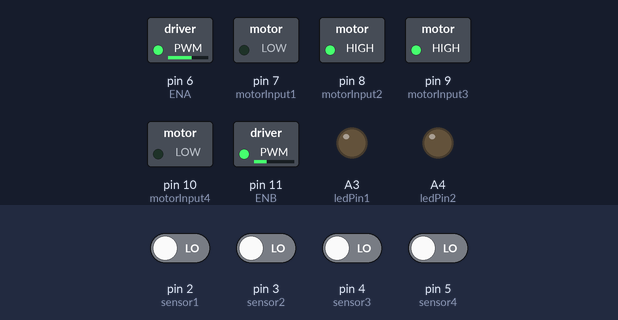
Recording of a sketch running on a simulated Arduino Uno, built with avr-gcc and run on an emulated ATmega328P. On the bench: switched loads named in the sketch (green lamp = pin HIGH), output pins drawn as LEDs (lit = HIGH). Inputs (shaded band) come from the test bench; at power-on: pin 2 (sensor1), pin 3 (sensor2), pin 4 (sensor3), pin 5 (sensor4) LOW. What the sketch prints to the serial monitor is not drawn.

Above: at 2.7 s.
2.8 s: pin 2 (sensor1) driven HIGH
At 3.8 s:
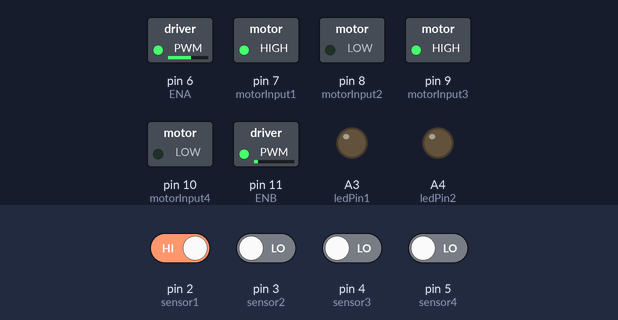
4.3 s: pin 3 (sensor2) driven HIGH
At 4.9 s:
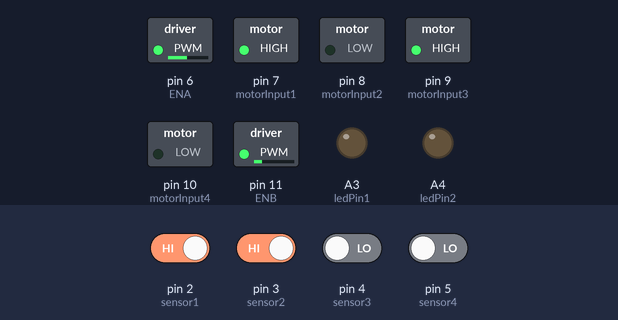
5.8 s: pin 4 (sensor3) driven HIGH
At 7.0 s:
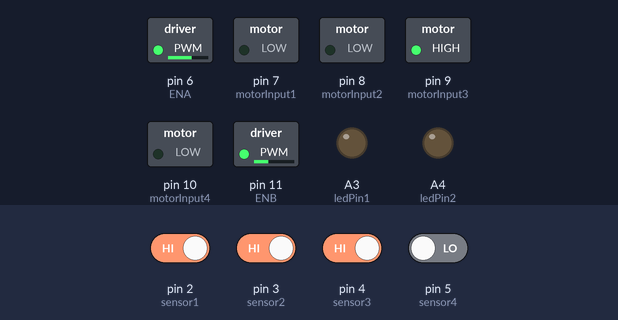
7.3 s: pin 5 (sensor4) driven HIGH
At 8.5 s:
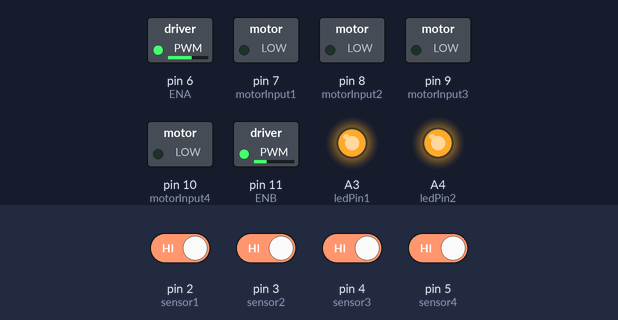
9.1 s: pin 2 (sensor1) driven LOW
At 9.6 s:
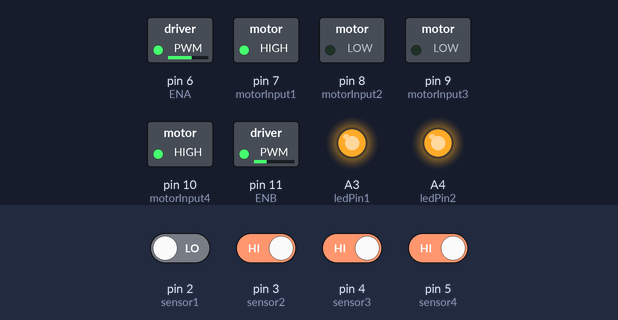
10.6 s: pin 3 (sensor2) driven LOW
At 11.9 s:
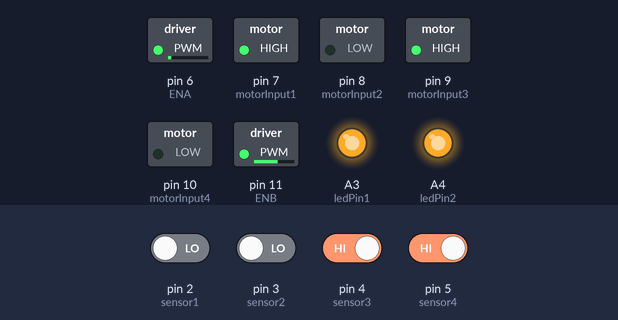
Timing chart, 0 to 13.1 s (numbered marks = the images above; inputs shaded):
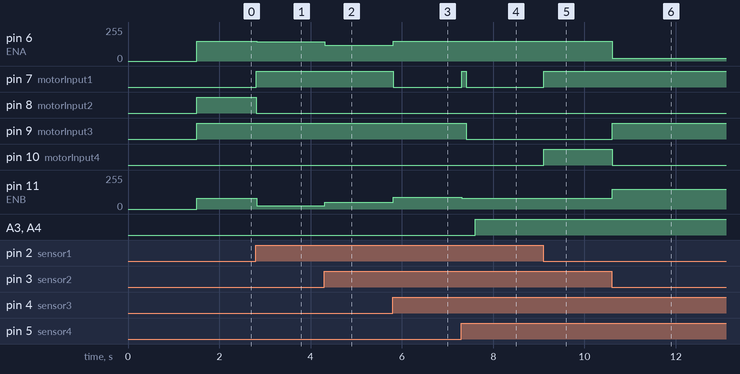

The sketch:

Line_Follower_Robot.ino
```cpp
// IR Sensors
int sensor1 = 2;      // Left most sensor
int sensor2 = 3;
int sensor3 = 4;
int sensor4 = 5;
//int sensor5 = 5;      // Right most sensor
// Initial Values of Sensors
int sensor[4] = {0, 0, 0, 0};

// Motor Variables
int ENA = 6;              //Motor Trái
int motorInput1 = 7;
int motorInput2 = 8;
int motorInput3 = 9;
int motorInput4 = 10;
int ENB = 11;             //Motor Phải

//Initial Speed of Motor
int initial_motor_speed = 100;

// Output Pins for Led
int ledPin1 = A3;
int ledPin2 = A4;

// PID Constants
float Kp = 25;
float Ki = 0;
float Kd = 15;

float error = 0, P = 0, I = 0, D = 0, PID_value = 0;
float previous_error = 0, previous_I = 0;

int flag = 0;

void setup()
{
  pinMode(sensor1, INPUT);
  pinMode(sensor2, INPUT);
  pinMode(sensor3, INPUT);
  pinMode(sensor4, INPUT);
  //pinMode(sensor5, INPUT);

  pinMode(motorInput1, OUTPUT);
  pinMode(motorInput2, OUTPUT);
  pinMode(motorInput3, OUTPUT);
  pinMode(motorInput4, OUTPUT);
  pinMode(ENA, OUTPUT);
  pinMode(ENB, OUTPUT);

  pinMode(ledPin1, OUTPUT);
  pinMode(ledPin2, OUTPUT);

  digitalWrite(ledPin1, LOW);
  digitalWrite(ledPin2, LOW);

  Serial.begin(9600);                     //setting serial monitor at a default baund rate of 9600
  delay(500);
  Serial.println("Started !!");
  delay(1000);
}
void loop()
{
  read_sensor_values();
  Serial.print(error);
  if (error == 100) {               // Rẽ Trái 90*    Make left turn untill it detects straight path
    //Serial.print("\t");
    //Serial.println("Left");
    //stop_bot();
    //delay(100);
    do {                            // Quay sang trái cho tới khi phát hiện ngay giữa line
      left();
      analogWrite(ENA, 150);        //Left Motor Speed
      analogWrite(ENB, 90);         //Right Motor Speed
      read_sensor_values();
    } while (error == 0);
    //stop_bot();
    //delay(200);
    //read_sensor_values();
  } else if (error == 101) {          // Rẽ Phải 90* Make right turn in case of it detects only right path (it will go into forward direction in case of staright and right "|--")
    // untill it detects straight path.
    //Serial.print("\t");
    //Serial.println("Right");
    //  Quay đầu về bên trái cho tới khi phát hiện line thì dừng lại
      //stop_bot();
      //delay(100);
      do {                          // Quay sang trái cho tới khi phát hiện ngay giữa line
        analogWrite(ENA, 150);        //Left Motor Speed
        analogWrite(ENB, 80);        //Right Motor Speed
        sharpRightTurn();
        read_sensor_values();
      } while (error == 0);
      //stop_bot();
      //delay(200);
      //read_sensor_values();
  } else if (error == 102) {          // Quay đầu về bên trái  Make left turn untill it detects straight path
    //Serial.print("\t");
    //Serial.println("Sharp Left Turn");
      //stop_bot();
      //delay(100);
      do {                              // Quay sang trái cho tới khi phát hiện ngay giữa line
      read_sensor_values();
      analogWrite(ENA, 150);        //Left Motor Speed
      analogWrite(ENB, 80);             //Right Motor Speed
      sharpLeftTurn();
      } while (error == 0);
      //stop_bot();
      //delay(200);
      //read_sensor_values();
  } else if (error == 103) {          // Make left turn untill it detects straight path or stop if dead end reached.
    stop_bot();
    //delay(100);
    if (flag == 0) {
      analogWrite(ENA, 150);        //Left Motor Speed
      analogWrite(ENB, 80);             //Right Motor Speed
      forward();
      delay(100);
      //stop_bot();
      read_sensor_values();
      if (error == 103) {             /**** Dead End Reached, Stop! ****/
        stop_bot();
        delay(200);
        digitalWrite(ledPin1, HIGH);
        digitalWrite(ledPin2, HIGH);
        flag = 1;
       } else {                        /**** Move Left ****/
        do {                                      // Quay sang trái cho tới khi phát hiện ngay giữa line
          //Serial.print("\t");
          //Serial.println("Left Here");
          analogWrite(ENA, 150);        //Left Motor Speed
          analogWrite(ENB, 80);        //Right Motor Speed
          sharpLeftTurn();
          read_sensor_values();
        } while (error == 0);
        //stop_bot();
        //delay(200);
        //read_sensor_values();
        }
    }
  }else {
    calculate_pid();                  // Tính giá trị PID
    motor_control();                  // Điều chỉnh motor theo giá trị PID mới tính, cho xe chạy thẳng
      }
}

void read_sensor_values()
{
  sensor[0] = digitalRead(sensor1);
  sensor[1] = digitalRead(sensor2);
  sensor[2] = digitalRead(sensor3);
  sensor[3] = digitalRead(sensor4);
  //sensor[4] = digitalRead(sensor5);
  /*
    Serial.print(sensor[0]);
    Serial.print("\t");
    Serial.print(sensor[1]);
    Serial.print("\t");
    Serial.print(sensor[2]);
    Serial.print("\t");
    Serial.println(sensor[3]);*/

  if ((sensor[0] == 1) && (sensor[1] == 0) && (sensor[2] == 0) && (sensor[3] == 0))       // lệch phải nhiều
    error = -3;
  else if ((sensor[0] == 1) && (sensor[1] == 1) && (sensor[2] == 0) && (sensor[3] == 0))
    error = -2;
  else if ((sensor[0] == 0) && (sensor[1] == 1) && (sensor[2] == 0) && (sensor[3] == 0))
    error = -1;
  else if ((sensor[0] == 0) && (sensor[1] == 1) && (sensor[2] == 1) && (sensor[3] == 0))  // ko lệch
    error = 0;
  else if ((sensor[0] == 0) && (sensor[1] == 0) && (sensor[2] == 1) && (sensor[3] == 0))
    error = 1;
  else if ((sensor[0] == 0) && (sensor[1] == 0) && (sensor[2] == 1) && (sensor[3] == 1))
    error = 2;
  else if ((sensor[0] == 0) && (sensor[1] == 0) && (sensor[2] == 0) && (sensor[3] == 1))  // lệch trái nhiều
    error = 3;
  else if ((sensor[0] == 1) && (sensor[1] == 1) && (sensor[2] == 1) && (sensor[3] == 0)) // Turn robot left side
    error = 100;
  else if ((sensor[0] == 0) && (sensor[1] == 1) && (sensor[2] == 1) && (sensor[3] == 1)) // Turn robot right side
    error = 101;
  else if ((sensor[0] == 0) && (sensor[1] == 0) && (sensor[2] == 0) && (sensor[3] == 0)) // Make U turn
    error = 102;
  else if ((sensor[0] == 1) && (sensor[1] == 1) && (sensor[2] == 1) && (sensor[3] == 1)) // Turn left side or stop
    error = 103;
}

void calculate_pid()
{
  P = error;
  I = I + previous_I;
  D = error - previous_error;

  PID_value = (Kp * P) + (Ki * I) + (Kd * D); // er =3; PID = 120 motor phải chay nhanh hơn

  previous_I = I;
  previous_error = error;
}

void motor_control()
{
  // Calculating the effective motor speed:

  int left_motor_speed = initial_motor_speed - PID_value;   //-30
  int right_motor_speed = initial_motor_speed + PID_value;  //210

  // The motor speed should not exceed the max PWM value
  left_motor_speed = constrain(left_motor_speed, 0, 255);   //0
  right_motor_speed = constrain(right_motor_speed, 0, 255); //210

  /*Serial.print(PID_value);
    Serial.print("\t");
    Serial.print(left_motor_speed);
    Serial.print("\t");
    Serial.println(right_motor_speed);*/

  analogWrite(ENA, left_motor_speed-30); //Left Motor Speed    //0
  analogWrite(ENB, right_motor_speed); //Right Motor Speed  //120

  //following lines of code are to make the bot move forward
  forward();
}

void forward()
{
  /*The pin numbers and high, low values might be different depending on your connections */
  digitalWrite(motorInput1, HIGH);
  digitalWrite(motorInput2, LOW);
  digitalWrite(motorInput3, HIGH);
  digitalWrite(motorInput4, LOW);
}
void reverse()
{
  /*The pin numbers and high, low values might be different depending on your connections */
  digitalWrite(motorInput1, LOW);
  digitalWrite(motorInput2, HIGH);
  digitalWrite(motorInput3, LOW);
  digitalWrite(motorInput4, HIGH);
}
void right()
{
  /*The pin numbers and high, low values might be different depending on your connections */
  digitalWrite(motorInput1, HIGH);
  digitalWrite(motorInput2, LOW);
  digitalWrite(motorInput3, LOW);
  digitalWrite(motorInput4, LOW);
}
void left()
{
  /*The pin numbers and high, low values might be different depending on your connections */
  digitalWrite(motorInput1, LOW);
  digitalWrite(motorInput2, LOW);
  digitalWrite(motorInput3, HIGH);
  digitalWrite(motorInput4, LOW);
}
void sharpLeftTurn() {
  /*The pin numbers and high, low values might be different depending on your connections */
  digitalWrite(motorInput1, LOW);
  digitalWrite(motorInput2, HIGH);
  digitalWrite(motorInput3, HIGH);
  digitalWrite(motorInput4, LOW);
}
void sharpRightTurn() {
  /*The pin numbers and high, low values might be different depending on your connections */
  digitalWrite(motorInput1, HIGH);
  digitalWrite(motorInput2, LOW);
  digitalWrite(motorInput3, LOW);
  digitalWrite(motorInput4, HIGH);
}
void stop_bot()
{
  /*The pin numbers and high, low values might be different depending on your connections */
  digitalWrite(motorInput1, LOW);
  digitalWrite(motorInput2, LOW);
  digitalWrite(motorInput3, LOW);
  digitalWrite(motorInput4, LOW);
}
```

Measured:
- after the input at 2.8 s, pin 6 (ENA): 150/255 → 145/255 at once; pin 7 (motorInput1): LOW → HIGH at once; pin 8 (motorInput2): HIGH → LOW at once; pin 11 (ENB): 80/255 → 25/255 at once
- after the input at 4.3 s, pin 6 (ENA): 145/255 → 120/255 at once; pin 11 (ENB): 25/255 → 50/255 at once
- after the input at 5.8 s, pin 6 (ENA): 120/255 → 150/255 at once; pin 7 (motorInput1): HIGH → LOW at once; pin 11 (ENB): 50/255 → 90/255 at once
- after the input at 7.3 s, pin 7 (motorInput1): LOW → HIGH at once, → LOW 0.10 s later; pin 9 (motorInput3): HIGH → LOW after 0.11 s; pin 11 (ENB): 90/255 → 80/255 at once; A3 (ledPin1), A4 (ledPin2): LOW → HIGH after 0.31 s
- after the input at 9.1 s, pin 7 (motorInput1), pin 10 (motorInput4): LOW → HIGH at once
- after the input at 10.6 s, pin 6 (ENA): 150/255 → 20/255 at once; pin 9 (motorInput3): LOW → HIGH at once; pin 10 (motorInput4): HIGH → LOW at once; pin 11 (ENB): 80/255 → 150/255 at once
